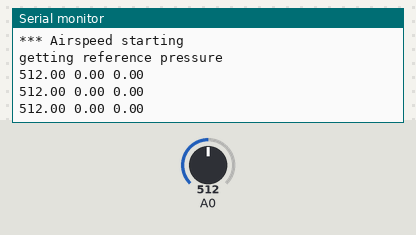
The sketch below on a simulated ESP8266 (NodeMCU). Parts: the last lines printed to the serial monitor. Inputs (shaded band) come from the test bench; at power-on: A0 = 512.

Above: at 3.2 s.
3.3 s: A0 set to 716
At 3.9 s:
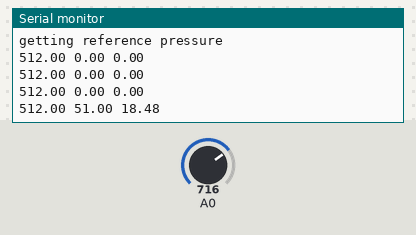
4.8 s: A0 set to 900
At 5.4 s:
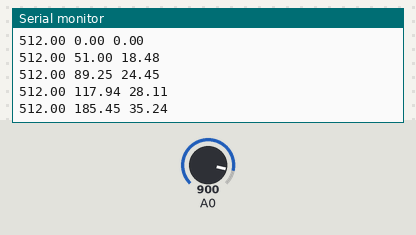
Timing chart, 0 to 7.8 s (numbered marks = the images above; inputs shaded):
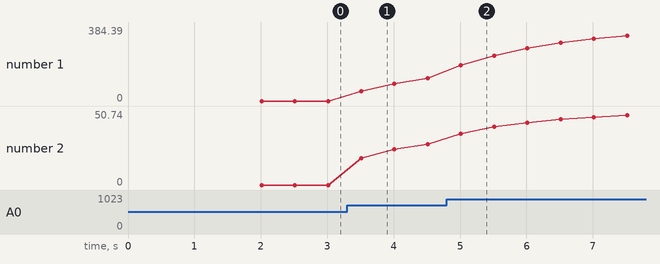

The sketch:

PitotTest2.ino
```cpp
//
// Calculating airspeed using a pitot and MPXV7002DP
//
//For every 1V increase, there's an increase of 1 KPa per datasheet
//Or, 1241 per volt on a 12bit ADC at 3.3v
//....
//Pa = ((ADC/1241)*1000) where Pa is Pascals and ADC is the adc reading raw
//
//Density of Air at sealevel at 20c is 1.204 kg/m^3
//therefore...
//Velocity (m/s) = sqrt(2*(Pa/1.204))
//and...
//MPH = Velocity*2.23694
//
//Put together:
//MPH = (sqrt(2*(((ADC/1241)*1000)/1.204)))*2.23694
//
//or simplified to:
//MPH = 2.83977*sqrt(ADC/Density)   - raw ADC reading and density of air in kg/m^3
//
//~2.5V == 0mph
//~3.3V == 82mph
//~3.7v == 100mph
//
//We could cut the voltage in half with a voltage divider.  Since we're baselining "zero", no adjustments to the calculations should be necessary.  (need to work out exactly how we're going to calibrate zero......button on display??)
//
//Regarding calculating air density, 3K ft only makes about 5MPH difference, so it may not be worth it.  However, we do have air pressure available so.....
//

//Pin used for analog reads
#define PITOT_ADC_PIN 4
#define AIR_DENSITY 1.204

float g_reference_pressure;
float g_air_pressure;
float g_airspeed_mph = 0;


void setup()
{
  // Enable serial debug
  Serial.begin(115200);
  Serial.print("\n*** Airspeed starting\n");

  Serial.println("getting reference pressure");
  g_reference_pressure = analogRead(D2);
  for (int i=1;i<=100;i++)
  {
    g_reference_pressure = (analogRead(D2))*0.25 + g_reference_pressure*0.75;
    delay(20);
  }

  g_air_pressure = g_reference_pressure;
}

void loop()
{
  g_air_pressure = analogRead(D2)*0.25 + g_air_pressure*0.75;
  float pressure_diff = (g_air_pressure >= g_reference_pressure) ? (g_air_pressure - g_reference_pressure) : 0.0;
  g_airspeed_mph = 2.83977*sqrt(pressure_diff/AIR_DENSITY);

  Serial.print(g_reference_pressure);
  Serial.print(" ");
  Serial.print(pressure_diff);
  Serial.print(" ");
  Serial.println(g_airspeed_mph);
  delay(500);
}
```

Measured:
- after the input at 3.3 s, the serial monitor: prints a new line after 0.21 s (image 1)
- after the input at 4.8 s, the serial monitor: prints a new line after 0.21 s (image 2)
- plotted number 1: 0 → 117.94 after the input at 3.3 s, 117.94 → 384.39 after the input at 4.8 s
- plotted number 2: 0 → 28.11 after the input at 3.3 s, 28.11 → 50.74 after the input at 4.8 s
